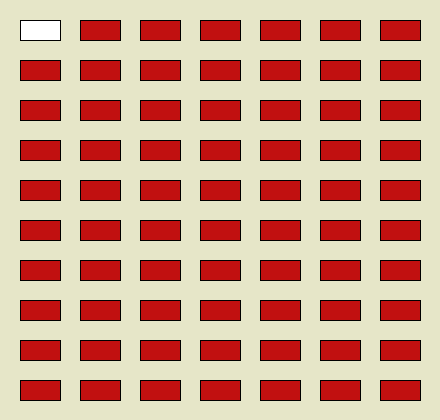
Frame 1 (no input)
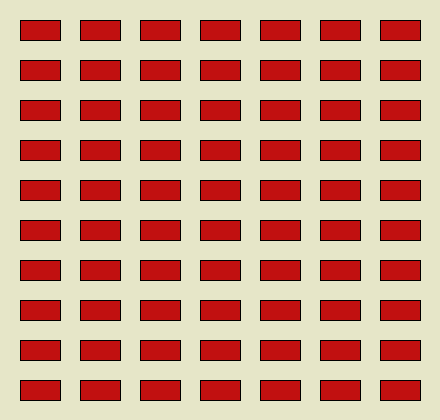
Frame 60 (the mouse pressed at the canvas centre just before this capture)
Frame 120 (the mouse held since frame 60 and released just before this capture): identical to frame 60, image omitted

The Processing sketch that drew these frames (run headless with seeded random() and noise(); from frame 60 on, the mouse is pressed at the canvas centre):

// Processing sketch: ejercicio_20
// ── ejercicio_20.pde
PVector coordenadasRect;
int ancho, alto, distEntreRect;

public void setup(){
  size (440,420);
  background(230,230,200);
  distEntreRect=20;
  ancho=40;
  alto=20;
  coordenadasRect= new PVector(distEntreRect,distEntreRect);
}

public void draw (){
  dibujarRectangulos();
}
public void dibujarRectangulos(){
  for(float x=coordenadasRect.x; x<width;x+= (ancho+distEntreRect)){
    for (float y = coordenadasRect.y; y< height; y+=(alto+distEntreRect)){
    rect(x,y,ancho,alto);
    fill(#C11010);
  }
  }
}
